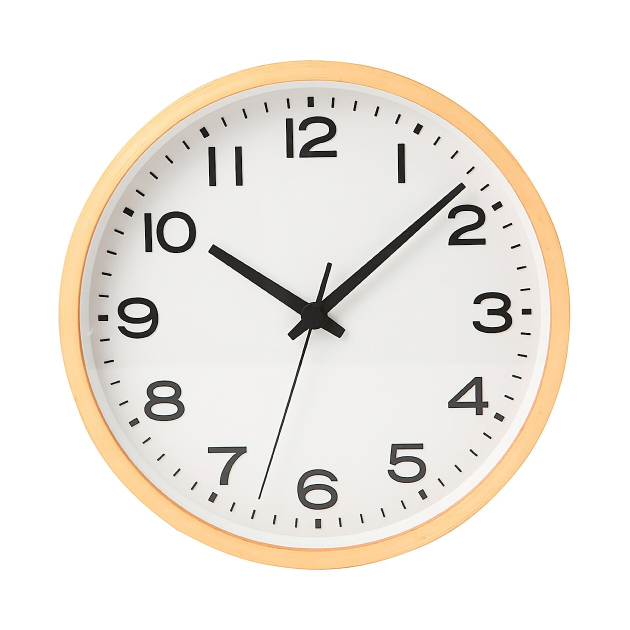
#> input picture Method 2/input/1.jpg, 1260 x 1260 px (shown at 1/2 size); its folder holds only this picture in this run
$ python main.py
#> lines starting #> are read from the running program, lines starting #| are printed output that depends on the picture; after the words box and inside, x2 and y2 are one past the last pixel; in counts of white or black regions, pixels touching at a corner belong together
import cv2
import numpy as np
import math


def resize_input(img):
    """
    The purpose of the resize_input function is to alter the size while preserving the aspect ratio; its longest side is 1000 pixels.
    """
    height, width, _ = img.shape
    scale = 1000 / max(height, width)
    img = cv2.resize(img, (int(width * scale), int(height * scale)))
    return img


def clock_detection(img, blurred):
    """
    The purpose of the clock_detection function is to extract the clock from the image.
    """
    radius = 0
    center_x, center_y = 0, 0

    circles = cv2.HoughCircles(
        blurred,
        cv2.HOUGH_GRADIENT,
        1,
        400,
        param1=50,
        param2=100,
        minRadius=300,
        maxRadius=500,
    )

    max_circle = None

    if circles is not None:
        for circle in circles[0, :]:
            x, y, r = circle

            if r < radius:
                continue

            max_circle = circle

        x, y, r = max_circle

        center_x = int(x)
        center_y = int(y)
        radius = int(r)

    else:
        contours, _ = cv2.findContours(
            blurred, cv2.RETR_EXTERNAL, cv2.CHAIN_APPROX_SIMPLE
        )
        max_area = 0
        max_rect = None

        for contour in contours:
            area = cv2.contourArea(contour=contour)

            if area < max_area:
                continue

            max_area = area
            max_rect = contour

        if max_rect is None:
            return None

        x, y, w, h = cv2.boundingRect(array=max_rect)

        center_x = x + w // 2
        center_y = y + h // 2

        radius = min(w, h) // 2

    cv2.circle(img, (center_x, center_y), 20, (255, 0, 255), -1)
    return center_x, center_y, radius


def line_detection(blurred):
    """
    The purpose of the line_detection function is to identify straight lines in an image.
    """
    edges = cv2.Canny(blurred, 50, 150)

    lines = cv2.HoughLinesP(
        edges, 1, np.pi / 180, threshold=90, minLineLength=30, maxLineGap=5
    )
    return lines


def distance_to_center(x1, center_x, y1, center_y):
    """
    The distance_to_center function has the function of calculating the distance between a point and the center of the clock
    """
    return np.sqrt((x1 - center_x) ** 2 + (y1 - center_y) ** 2)


def clock_hand_line(lines, center_x, center_y, radius):
    """
    Finding lines that are roughly parallel and close together is the purpose of the clock_hand_line  function, which groups lines into groups.
    """
    groups = []
    for line in lines:
        x1, y1, x2, y2 = line[0]

        length1 = distance_to_center(x1, center_x, y1, center_y)
        length2 = distance_to_center(x2, center_x, y2, center_y)
        max_length = np.max([length1, length2])
        min_length = np.min([length1, length2])

        if (max_length < radius) and (min_length < radius * 1 / 2):
            angle = math.atan2(y2 - y1, x2 - x1)
            angle = math.degrees(angle)

            grouped = False

            for group in groups:
                mean_angle = group["angle"]

                if (
                    abs(angle - mean_angle) < 12
                    or abs(angle - mean_angle - 180) < 12
                    or abs(angle - mean_angle + 180) < 12
                ):
                    group["lines"].append(line)

                    grouped = True
                    break

            if not grouped:
                groups.append({"lines": [line], "angle": angle})
    return groups


# [14 lines left out: function hand_thickness, not called in this run]


def hands_detection(groups, center_x, center_y):
    """
    In order to produce a clock hand with the clock center point, the hands detection function finds the line segment's farthest endpoint from the clock center among line segments in the same group.
    """
    hands = []

    for group in groups:
        lines = group["lines"]
        num_lines = len(lines)

        max_thickness = 0
        max_length = 0

        for i in range(num_lines):
            x1, y1, x2, y2 = lines[i][0]

            length1 = distance_to_center(x1, center_x, y1, center_y)
            length2 = distance_to_center(x2, center_x, y2, center_y)

            length = np.max([length1, length2])

            if length > max_length:
                max_length = length

                if length == length1:
                    max_line = x1, y1, center_x, center_y
                else:
                    max_line = x2, y2, center_x, center_y

            for j in range(i + 1, num_lines):
                thickness = hand_thickness(lines[i], lines[j])

                if thickness > max_thickness:
                    max_thickness = thickness

        line = max_line, max_thickness, max_length

        if max_thickness > 0:
            hands.append(line)

    hands.sort(key=lambda x: x[2], reverse=True)

    hands = hands[:3]
    return hands


# [137 lines left out: functions clock_hand_classification, draw_hands, get_vector, dot_product, cross_product, get_angle and 2 more, not called in this run]


def resolve(img):
    img = resize_input(img=img)
    img_hsv = cv2.cvtColor(img, cv2.COLOR_BGR2HSV)
    img_hsv = cv2.bitwise_not(img_hsv)
    clahe = cv2.createCLAHE(clipLimit=2.0, tileGridSize=(8, 8))
    img_hsv[:, :, 2] = clahe.apply(img_hsv[:, :, 2])
    _, thresh = cv2.threshold(
        img_hsv[:, :, 2], 0, 255, cv2.THRESH_BINARY + cv2.THRESH_OTSU
    )
    blurred = cv2.GaussianBlur(thresh, (5, 5), 0)

    # If the clock is not detected, return None
    if clock_detection(img, blurred) is None:
        return None

    center_x, center_y, radius = clock_detection(img, blurred)

    lines = line_detection(blurred)

    groups = clock_hand_line(lines, center_x, center_y, radius)

    hands = hands_detection(groups, center_x, center_y)

    # If there are not enough hands, return None
    if len(hands) < 3:
        return

    hour_hand, minute_hand, second_hand = clock_hand_classification(hands)

    draw_hands(img, hour_hand, minute_hand, second_hand, center_x, center_y)

    hour_angle = get_angle(hand=hour_hand, center_x=center_x, center_y=center_y)
    minute_angle = get_angle(hand=minute_hand, center_x=center_x, center_y=center_y)
    second_angle = get_angle(hand=second_hand, center_x=center_x, center_y=center_y)

    time = get_time(
        hour_angle=hour_angle, minute_angle=minute_angle, second_angle=second_angle
    )

    draw_time(img=img, time=time)

    return img


def main():
    for i in range(1, 27):
        filename = f"input/{i}.jpg"

        img = cv2.imread(filename=filename)
#> img is the input picture: shape (1260, 1260, 3); mean B, G, R 227.9, 233.8, 238.2

        if img is None:
            print(f"Warning: Cannot open/read file: {filename}")
            continue

        img_reresolve = resolve(img=img)
#> in resolve, `img_hsv = cv2.cvtColor(img, cv2.COLOR_BGR2HSV)`: img_hsv: shape (1000, 1000, 3); mean H, S, V 12.5, 12, 238.2
#> in resolve, `img_hsv = cv2.bitwise_not(img_hsv)`: img_hsv: shape (1000, 1000, 3); mean H, S, V 242.5, 243, 16.8
#> in resolve, `img_hsv[:, :, 2] = clahe.apply(img_hsv[:, :, 2])`: img_hsv: shape (1000, 1000, 3); mean H, S, V 242.5, 243, 26.4
#> in resolve, `_, thresh = cv2.threshold( img_hsv[:, :, 2], 0, 255, cv2.THRESH_BINARY..`:
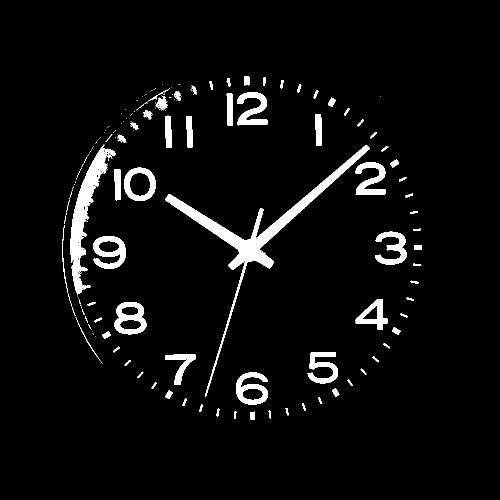
#> thresh: shape (1000, 1000) (shown at 1/2 size); 4.7% white; 215 white regions (139 under 20 px)
#> in resolve, `blurred = cv2.GaussianBlur(thresh, (5, 5), 0)`:
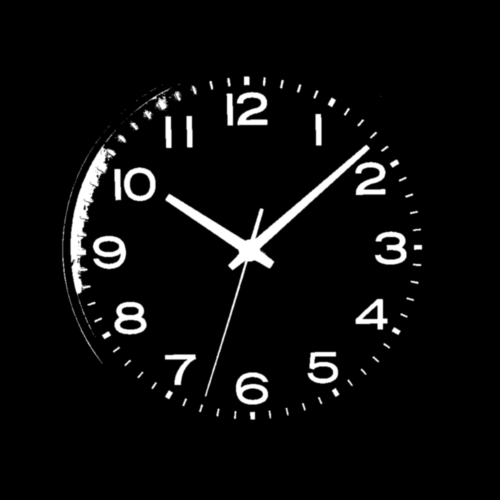
#> blurred: shape (1000, 1000) (shown at 1/2 size); min 0, max 255, mean 12.1
#> in clock_detection, `circles = cv2.HoughCircles( blurred, cv2.HOUGH_GRADIENT, 1, 400, param..`: circles = None
#> in clock_detection, `contours, _ = cv2.findContours( blurred, cv2.RETR_EXTERNAL, cv2.CHAIN_..`: contours = 82 contours, 5 with area under 20; largest, box (x1, y1, x2, y2) and area: (329, 288, 741, 795) 16381, (139, 287, 234, 676) 9512, (246, 333, 313, 404) 3856, (227, 602, 295, 671) 3800, (184, 470, 254, 540) 3648
#> the loop in clock_detection, `for contour in contours:` made 82 passes
#> area on passes 2, 3, 4, 5, 6, 7, 8, 9, 11, 12, 13, 15: 129, 127, 136, 124, 141, 131.5, 146.5, 135.5, 262.5, 149.5, 140, 145
#> (area, max_area) on passes 1, 10, 14, 27, 41, 46: (232.5, 232.5), (270, 270), (3470, 3470), (3800.5, 3800.5), (3855.5, 3855.5), (16381, 16381)
#> in clock_detection, `x, y, w, h = cv2.boundingRect(array=max_rect)`: x = 329; y = 288; w = 412; h = 507
#> in clock_detection, `center_x = x + w // 2`: center_x = 535
#> in clock_detection, `center_y = y + h // 2`: center_y = 541
#> in clock_detection, `radius = min(w, h) // 2`: radius = 206
#> in clock_detection, `cv2.circle(img, (center_x, center_y), 20, (255, 0, 255), -1)`:
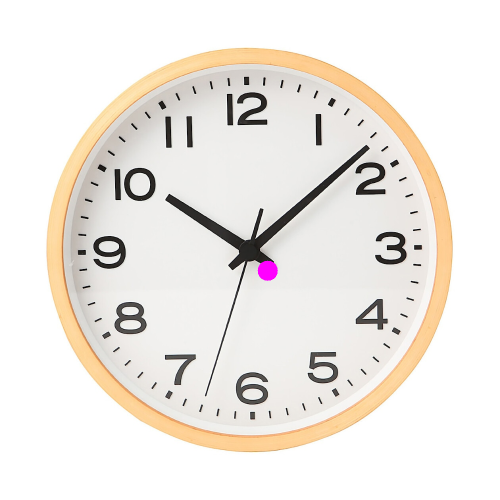
#> img: shape (1000, 1000, 3) (shown at 1/2 size); mean of channels 0, 1, 2 227.9, 233.5, 238.2; drawn as B, G, R
#> the loop in clock_detection (call 2), `for contour in contours:` made 82 passes
#> in resolve, `center_x, center_y, radius = clock_detection(img, blurred)`: center_x = 535; center_y = 541; radius = 206
#> in line_detection, `edges = cv2.Canny(blurred, 50, 150)`:
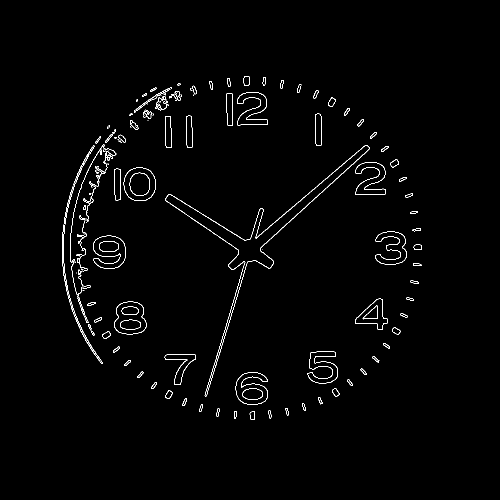
#> edges: shape (1000, 1000) (shown at 1/2 size); 1.3% white in thin lines or dots, all inside (x1, y1, x2, y2) = (124, 152, 844, 839)
#> in line_detection, `lines = cv2.HoughLinesP( edges, 1, np.pi / 180, threshold=90, minLineL..`: lines = [[412, 792, 494, 525], [557, 462, 737, 299], [511, 476, 682, 332], [340, 388, 488, 480], [409, 790, 479, 561], [559, 435, 731, 290], [331, 401, 476, 499]]
#> the loop in clock_hand_line, `for line in lines:` made 7 passes
#> (x1, y1, x2, y2, length1, length2, max_length, min_length) on passes 1 to 7: (412, 792, 494, 525, 279.5, 44.01, 279.5, 44.01), (557, 462, 737, 299, 82.01, 315.2, 315.2, 82.01), (511, 476, 682, 332, 69.29, 255.5, 255.5, 69.29), (340, 388, 488, 480, 247.9, 77.01, 247.9, 77.01), (409, 790, 479, 561, 279.1, 59.46, 279.1, 59.46), (559, 435, 731, 290, 108.7, 318.5, 318.5, 108.7), (331, 401, 476, 499, 247.4, 72.42, 247.4, 72.42)
#> after the loop in clock_hand_line, `for line in lines:`: groups = []

        if img_reresolve is not None:
            img = img_reresolve

        img = cv2.resize(src=img, dsize=(400, 400))
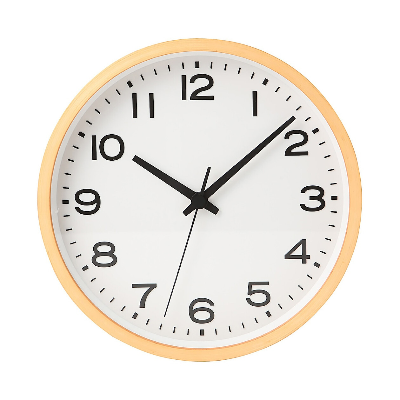
#> img: shape (400, 400, 3); mean B, G, R 227.8, 233.8, 238.2

        if img_reresolve is None:
            img = cv2.putText(
                img=img,
                text="Cannot find enough hands.",
                org=(0, 40),
                fontFace=cv2.FONT_HERSHEY_SIMPLEX,
                fontScale=0.8,
                color=(0, 0, 255),
                thickness=2,
            )
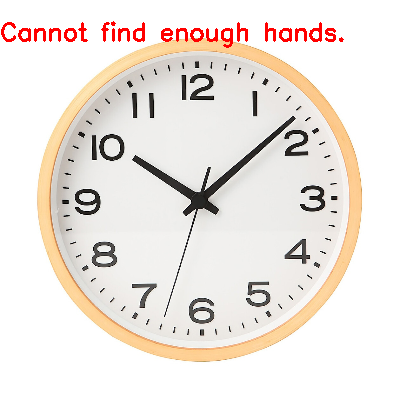
#> img: shape (400, 400, 3); 1.35% of pixels changed, all inside (x1, y1, x2, y2) = (1, 21, 344, 48)

        result_path = f"output/output_{i}.jpg"

        cv2.imwrite(filename=result_path, img=img)


if __name__ == "__main__":
    main()
